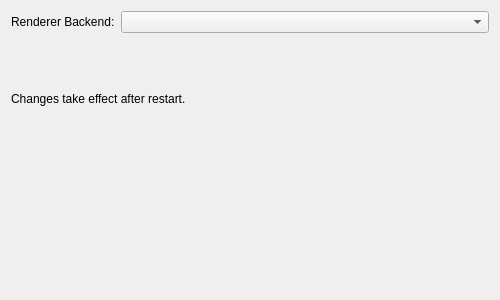
<?xml version="1.0" encoding="UTF-8"?>
<ui version="4.0">
 <class>DlgPrefRenderDlg</class>
 <widget class="QWidget" name="DlgPrefRenderDlg">
  <property name="geometry">
   <rect>
    <x>0</x>
    <y>0</y>
    <width>500</width>
    <height>300</height>
   </rect>
  </property>
  <property name="windowTitle">
   <string>Renderer</string>
  </property>
  <layout class="QVBoxLayout" name="verticalLayout">
   <item>
    <layout class="QHBoxLayout" name="horizontalLayout">
     <item>
      <widget class="QLabel" name="labelBackend">
       <property name="text">
        <string>Renderer Backend:</string>
       </property>
      </widget>
     </item>
     <item>
      <widget class="QComboBox" name="comboBackend">
       <property name="sizePolicy">
        <sizepolicy hsizetype="Expanding" vsizetype="Fixed">
         <horstretch>0</horstretch>
         <verstretch>0</verstretch>
        </sizepolicy>
       </property>
      </widget>
     </item>
    </layout>
   </item>
   <item>
    <widget class="QLabel" name="labelInfo">
     <property name="text">
      <string>Changes take effect after restart.</string>
     </property>
     <property name="wordWrap">
      <bool>true</bool>
     </property>
    </widget>
   </item>
   <item>
    <widget class="QLabel" name="labelPlatform">
     <property name="text">
      <string/>
     </property>
     <property name="wordWrap">
      <bool>true</bool>
     </property>
    </widget>
   </item>
   <item>
    <spacer name="verticalSpacer">
     <property name="orientation">
      <enum>Qt::Vertical</enum>
     </property>
    </spacer>
   </item>
  </layout>
 </widget>
 <resources/>
 <connections/>
</ui>
